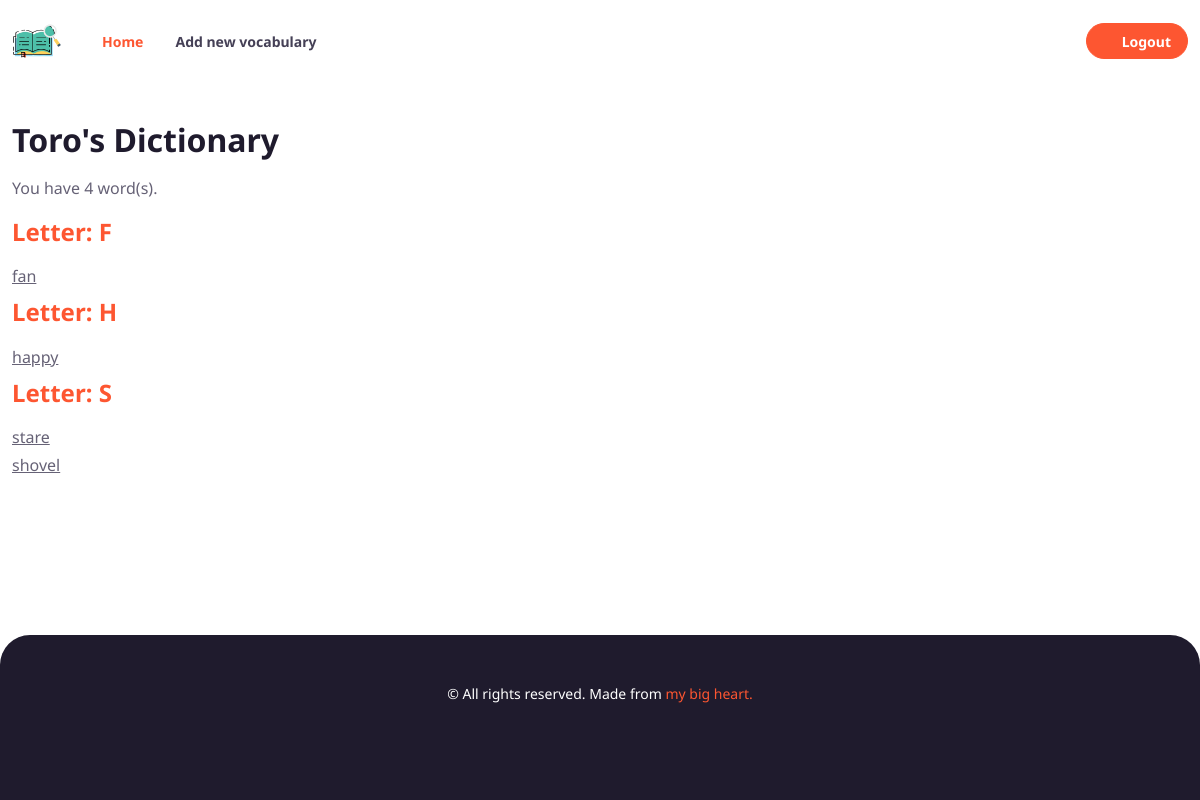
The page / (signed in) on the database its author committed.
### manage_vocabulary/models.py (models this page shows)
class User(AbstractUser):
    pass

class Word(models.Model):
    name = models.CharField(max_length=100)
    owners = models.ManyToManyField(User, blank=True, related_name="words")

### manage_vocabulary/views.py (the view)
# urls.py: path("", views.index, name="index"),
def index(request):
    if request.user.is_authenticated:
        context = vocabulary_list(request)
        return render(request, 'manage_vocabulary/index_user_is_authenticated.html', context)
    else:
        return render(request, 'manage_vocabulary/index.html')

### manage_vocabulary/templatetags/custom_filters.py (called while the page is built)
@register.filter
def replacetoSpace(value):
    return value.replace('-', ' ')

### manage_vocabulary/views.py (called while the page is built)
def vocabulary_list(request):
    user_id = request.user.id
    user = User.objects.get(pk=user_id)
    vocabulary_words = Word.objects.filter(owners=user)
    word_dict = defaultdict(list)
    for word in vocabulary_words:
        first_letter = word.name[0].upper()
        if first_letter in word_dict:
            word_dict[first_letter].append(word)
        else:
            word_dict[first_letter] = [word]
    sorted_word_dict = dict(sorted(word_dict.items()))
    letters = sorted_word_dict.keys()
    context = {
        'total': len(vocabulary_words),
        'sored_word_dict': sorted_word_dict.items(),
        'letters': letters,
    }
    return context

### manage_vocabulary/templates/manage_vocabulary/index_user_is_authenticated.html (shortened to what this page needs)
{% extends "manage_vocabulary/layout.html" %} {% load static %} {% block body %}
{% load custom_filters %}
<div class="container mt-5 mb-md-4 py-5">
  <h2 class="mt-4">{{ user.username|title}}'s Dictionary</h2>
  <div class="my-3">You have {{total}} word(s).
  </div>
  {% for letter, words in sored_word_dict %}
  <h4 id="{{letter}}" class="mt-2 text-primary">Letter: {{letter}}</h4>
  {% for word in words %}
  <div class="mt-1">
    <a class="text-body" href="{% url 'vocabulary_detail' word.id %}">
      {{word.name|replacetoSpace }}</a
    >
  </div>
  {% endfor%} {% endfor%}
</div>
{% endblock %}

### manage_vocabulary/static/manage_vocabulary/css/styles.css (style rules this page uses)
body { min-height: 100vh; display: flex; flex-direction: column; }

### rows shown on the page
User: username "Toro"
Word: letter "F", name "fan"
Word: letter "H", name "happy"
Word: letter "S", name "stare"
Word: name "shovel"

### other values the page prints
{{ total }} "4"
